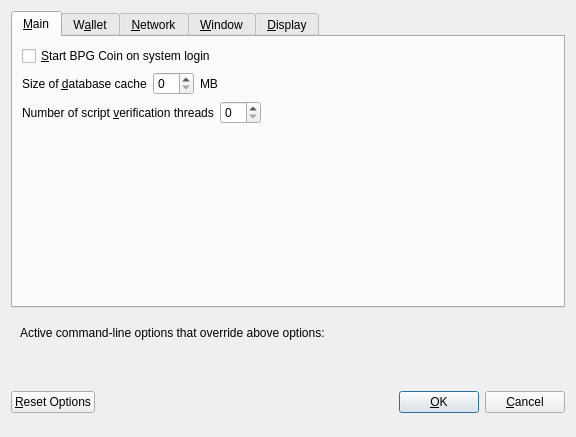
<?xml version="1.0" encoding="UTF-8"?>
<ui version="4.0">
 <class>OptionsDialog</class>
 <widget class="QDialog" name="OptionsDialog">
  <property name="geometry">
   <rect>
    <x>0</x>
    <y>0</y>
    <width>576</width>
    <height>402</height>
   </rect>
  </property>
  <property name="windowTitle">
   <string>Options</string>
  </property>
  <property name="modal">
   <bool>true</bool>
  </property>
  <layout class="QVBoxLayout" name="verticalLayout">
   <item>
    <widget class="QTabWidget" name="tabWidget">
     <property name="currentIndex">
      <number>0</number>
     </property>
     <widget class="QWidget" name="tabMain">
      <attribute name="title">
       <string>&amp;Main</string>
      </attribute>
      <layout class="QVBoxLayout" name="verticalLayout_Main">
       <item>
        <widget class="QCheckBox" name="bitcoinAtStartup">
         <property name="toolTip">
          <string>Automatically start BPG Coin after logging in to the system.</string>
         </property>
         <property name="text">
          <string>&amp;Start BPG Coin on system login</string>
         </property>
        </widget>
       </item>
       <item>
        <layout class="QHBoxLayout" name="horizontalLayout_2_Main">
         <item>
          <widget class="QLabel" name="databaseCacheLabel">
           <property name="text">
            <string>Size of &amp;database cache</string>
           </property>
           <property name="textFormat">
            <enum>Qt::PlainText</enum>
           </property>
           <property name="buddy">
            <cstring>databaseCache</cstring>
           </property>
          </widget>
         </item>
         <item>
          <widget class="QSpinBox" name="databaseCache"/>
         </item>
         <item>
          <widget class="QLabel" name="databaseCacheUnitLabel">
           <property name="text">
            <string>MB</string>
           </property>
           <property name="textFormat">
            <enum>Qt::PlainText</enum>
           </property>
          </widget>
         </item>
         <item>
          <spacer name="horizontalSpacer_2_Main">
           <property name="orientation">
            <enum>Qt::Horizontal</enum>
           </property>
           <property name="sizeHint" stdset="0">
            <size>
             <width>40</width>
             <height>20</height>
            </size>
           </property>
          </spacer>
         </item>
        </layout>
       </item>
       <item>
        <layout class="QHBoxLayout" name="horizontalLayout_3_Main">
         <item>
          <widget class="QLabel" name="threadsScriptVerifLabel">
           <property name="text">
            <string>Number of script &amp;verification threads</string>
           </property>
           <property name="textFormat">
            <enum>Qt::PlainText</enum>
           </property>
           <property name="buddy">
            <cstring>threadsScriptVerif</cstring>
           </property>
          </widget>
         </item>
         <item>
          <widget class="QSpinBox" name="threadsScriptVerif">
           <property name="toolTip">
            <string>(0 = auto, &lt;0 = leave that many cores free)</string>
           </property>
          </widget>
         </item>
         <item>
          <spacer name="horizontalSpacer_3_Main">
           <property name="orientation">
            <enum>Qt::Horizontal</enum>
           </property>
           <property name="sizeHint" stdset="0">
            <size>
             <width>40</width>
             <height>20</height>
            </size>
           </property>
          </spacer>
         </item>
        </layout>
       </item>
       <item>
        <spacer name="verticalSpacer_Main">
         <property name="orientation">
          <enum>Qt::Vertical</enum>
         </property>
         <property name="sizeHint" stdset="0">
          <size>
           <width>20</width>
           <height>40</height>
          </size>
         </property>
        </spacer>
       </item>
      </layout>
     </widget>
     <widget class="QWidget" name="tabWallet">
      <attribute name="title">
       <string>W&amp;allet</string>
      </attribute>
      <layout class="QVBoxLayout" name="verticalLayout_Wallet">
       <item>
        <widget class="QGroupBox" name="groupBox">
         <property name="title">
          <string>Expert</string>
         </property>
         <layout class="QVBoxLayout" name="verticalLayout_2">
          <item>
           <widget class="QCheckBox" name="coinControlFeatures">
            <property name="toolTip">
             <string>Whether to show coin control features or not.</string>
            </property>
            <property name="text">
             <string>Enable coin &amp;control features</string>
            </property>
           </widget>
          </item>
          <item>
           <widget class="QCheckBox" name="showMasternodesTab">
            <property name="toolTip">
             <string>Show additional tab listing all your masternodes in first sub-tab&lt;br/&gt;and all masternodes on the network in second sub-tab.</string>
            </property>
            <property name="text">
             <string>Show Masternodes Tab</string>
            </property>
           </widget>
          </item>
          <item>
           <widget class="QCheckBox" name="showAdvancedPSUI">
            <property name="toolTip">
             <string>Show additional information and buttons for PrivateSend on overview screen.</string>
            </property>
            <property name="text">
             <string>Enable advanced PrivateSend interface</string>
            </property>
           </widget>
          </item>
          <item>
           <widget class="QCheckBox" name="lowKeysWarning">
            <property name="toolTip">
             <string>Show warning dialog when PrivateSend detects that wallet has very low number of keys left.</string>
            </property>
            <property name="text">
             <string>Warn if PrivateSend is running out of keys</string>
            </property>
           </widget>
          </item>
          <item>
           <widget class="QCheckBox" name="privateSendMultiSession">
            <property name="toolTip">
             <string>Whether to use experimental PrivateSend mode with multiple mixing sessions per block.&lt;br/&gt;Note: You must use this feature carefully.&lt;br/&gt;Make sure you always have recent wallet (auto)backup in a safe place!</string>
            </property>
            <property name="text">
             <string>Enable PrivateSend &amp;multi-session</string>
            </property>
           </widget>
          </item>
          <item>
           <widget class="QCheckBox" name="spendZeroConfChange">
            <property name="toolTip">
             <string>If you disable the spending of unconfirmed change, the change from a transaction&lt;br/&gt;cannot be used until that transaction has at least one confirmation.&lt;br/&gt;This also affects how your balance is computed.</string>
            </property>
            <property name="text">
             <string>&amp;Spend unconfirmed change</string>
            </property>
           </widget>
          </item>
         </layout>
        </widget>
       </item>
       <item>
        <layout class="QHBoxLayout" name="horizontalLayout_4_Wallet">
         <item>
          <widget class="QLabel" name="label">
           <property name="toolTip">
            <string>This setting determines the amount of individual masternodes that an input will be anonymized through.&lt;br/&gt;More rounds of anonymization gives a higher degree of privacy, but also costs more in fees.</string>
           </property>
           <property name="text">
            <string>PrivateSend rounds to use</string>
           </property>
          </widget>
         </item>
         <item>
          <widget class="QSpinBox" name="privateSendRounds">
           <property name="minimum">
            <number>2</number>
           </property>
           <property name="maximum">
            <number>8</number>
           </property>
           <property name="value">
            <number>4</number>
           </property>
          </widget>
         </item>
        </layout>
       </item>
       <item>
        <layout class="QHBoxLayout" name="horizontalLayout">
         <item>
          <widget class="QLabel" name="label_2">
           <property name="toolTip">
            <string>This amount acts as a threshold to turn off PrivateSend once it's reached.</string>
           </property>
           <property name="statusTip">
            <string notr="true"/>
           </property>
           <property name="whatsThis">
            <string notr="true"/>
           </property>
           <property name="accessibleName">
            <string notr="true"/>
           </property>
           <property name="accessibleDescription">
            <string notr="true"/>
           </property>
           <property name="text">
            <string>Amount of BPGCoin to keep anonymized</string>
           </property>
          </widget>
         </item>
         <item>
          <widget class="QSpinBox" name="privateSendAmount">
           <property name="minimum">
            <number>2</number>
           </property>
           <property name="maximum">
            <number>2000</number>
           </property>
           <property name="singleStep">
            <number>10</number>
           </property>
           <property name="value">
            <number>1000</number>
           </property>
          </widget>
         </item>
        </layout>
       </item>
       <item>
        <spacer name="verticalSpacer_Wallet">
         <property name="orientation">
          <enum>Qt::Vertical</enum>
         </property>
         <property name="sizeHint" stdset="0">
          <size>
           <width>20</width>
           <height>40</height>
          </size>
         </property>
        </spacer>
       </item>
      </layout>
     </widget>
     <widget class="QWidget" name="tabNetwork">
      <attribute name="title">
       <string>&amp;Network</string>
      </attribute>
      <layout class="QVBoxLayout" name="verticalLayout_Network">
       <item>
        <widget class="QCheckBox" name="mapPortUpnp">
         <property name="toolTip">
          <string>Automatically open the BPG Coin client port on the router. This only works when your router supports UPnP and it is enabled.</string>
         </property>
         <property name="text">
          <string>Map port using &amp;UPnP</string>
         </property>
        </widget>
       </item>
       <item>
        <widget class="QCheckBox" name="allowIncoming">
         <property name="toolTip">
          <string>Accept connections from outside</string>
         </property>
         <property name="text">
          <string>Allow incoming connections</string>
         </property>
        </widget>
       </item>
       <item>
        <widget class="QCheckBox" name="connectSocks">
         <property name="toolTip">
          <string>Connect to the BPGCoin network through a SOCKS5 proxy.</string>
         </property>
         <property name="text">
          <string>&amp;Connect through SOCKS5 proxy (default proxy):</string>
         </property>
        </widget>
       </item>
       <item>
        <layout class="QHBoxLayout" name="horizontalLayout_1_Network">
         <item>
          <widget class="QLabel" name="proxyIpLabel">
           <property name="text">
            <string>Proxy &amp;IP:</string>
           </property>
           <property name="textFormat">
            <enum>Qt::PlainText</enum>
           </property>
           <property name="buddy">
            <cstring>proxyIp</cstring>
           </property>
          </widget>
         </item>
         <item>
          <widget class="QValidatedLineEdit" name="proxyIp">
           <property name="minimumSize">
            <size>
             <width>140</width>
             <height>0</height>
            </size>
           </property>
           <property name="maximumSize">
            <size>
             <width>140</width>
             <height>16777215</height>
            </size>
           </property>
           <property name="toolTip">
            <string>IP address of the proxy (e.g. IPv4: 127.0.0.1 / IPv6: ::1)</string>
           </property>
          </widget>
         </item>
         <item>
          <widget class="QLabel" name="proxyPortLabel">
           <property name="text">
            <string>&amp;Port:</string>
           </property>
           <property name="textFormat">
            <enum>Qt::PlainText</enum>
           </property>
           <property name="buddy">
            <cstring>proxyPort</cstring>
           </property>
          </widget>
         </item>
         <item>
          <widget class="QLineEdit" name="proxyPort">
           <property name="minimumSize">
            <size>
             <width>55</width>
             <height>0</height>
            </size>
           </property>
           <property name="maximumSize">
            <size>
             <width>55</width>
             <height>16777215</height>
            </size>
           </property>
           <property name="toolTip">
            <string>Port of the proxy (e.g. 9050)</string>
           </property>
          </widget>
         </item>
         <item>
          <spacer name="horizontalSpacer_1_Network">
           <property name="orientation">
            <enum>Qt::Horizontal</enum>
           </property>
           <property name="sizeHint" stdset="0">
            <size>
             <width>40</width>
             <height>20</height>
            </size>
           </property>
          </spacer>
         </item>
        </layout>
       </item>
       <item>
        <layout class="QHBoxLayout" name="horizontalLayout_2_Network">
         <item>
          <widget class="QLabel" name="proxyActiveNets">
           <property name="text">
            <string>Used for reaching peers via:</string>
           </property>
           <property name="textFormat">
            <enum>Qt::PlainText</enum>
           </property>
          </widget>
         </item>
         <item>
          <widget class="QCheckBox" name="proxyReachIPv4">
           <property name="enabled">
            <bool>false</bool>
           </property>
           <property name="toolTip">
            <string>Shows, if the supplied default SOCKS5 proxy is used to reach peers via this network type.</string>
           </property>
           <property name="text">
            <string/>
           </property>
          </widget>
         </item>
         <item>
          <widget class="QLabel" name="proxyReachIPv4Label">
           <property name="text">
            <string>IPv4</string>
           </property>
           <property name="textFormat">
            <enum>Qt::PlainText</enum>
           </property>
          </widget>
         </item>
         <item>
          <widget class="QCheckBox" name="proxyReachIPv6">
           <property name="enabled">
            <bool>false</bool>
           </property>
           <property name="toolTip">
            <string>Shows, if the supplied default SOCKS5 proxy is used to reach peers via this network type.</string>
           </property>
           <property name="text">
            <string/>
           </property>
          </widget>
         </item>
         <item>
          <widget class="QLabel" name="proxyReachIPv6Label">
           <property name="text">
            <string>IPv6</string>
           </property>
           <property name="textFormat">
            <enum>Qt::PlainText</enum>
           </property>
          </widget>
         </item>
         <item>
          <widget class="QCheckBox" name="proxyReachTor">
           <property name="enabled">
            <bool>false</bool>
           </property>
           <property name="toolTip">
            <string>Shows, if the supplied default SOCKS5 proxy is used to reach peers via this network type.</string>
           </property>
           <property name="text">
            <string/>
           </property>
          </widget>
         </item>
         <item>
          <widget class="QLabel" name="proxyReachTorLabel">
           <property name="text">
            <string>Tor</string>
           </property>
           <property name="textFormat">
            <enum>Qt::PlainText</enum>
           </property>
          </widget>
         </item>
         <item>
          <spacer name="horizontalSpacer_2_Network">
           <property name="orientation">
            <enum>Qt::Horizontal</enum>
           </property>
           <property name="sizeHint" stdset="0">
            <size>
             <width>40</width>
             <height>20</height>
            </size>
           </property>
          </spacer>
         </item>
        </layout>
       </item>
       <item>
        <widget class="QCheckBox" name="connectSocksTor">
         <property name="toolTip">
          <string>Connect to the BPGCoin network through a separate SOCKS5 proxy for Tor hidden services.</string>
         </property>
         <property name="text">
          <string>Use separate SOCKS5 proxy to reach peers via Tor hidden services:</string>
         </property>
        </widget>
       </item>
       <item>
        <layout class="QHBoxLayout" name="horizontalLayout_3_Network">
         <item>
          <widget class="QLabel" name="proxyIpTorLabel">
           <property name="text">
            <string>Proxy &amp;IP:</string>
           </property>
           <property name="textFormat">
            <enum>Qt::PlainText</enum>
           </property>
           <property name="buddy">
            <cstring>proxyIpTor</cstring>
           </property>
          </widget>
         </item>
         <item>
          <widget class="QValidatedLineEdit" name="proxyIpTor">
           <property name="minimumSize">
            <size>
             <width>140</width>
             <height>0</height>
            </size>
           </property>
           <property name="maximumSize">
            <size>
             <width>140</width>
             <height>16777215</height>
            </size>
           </property>
           <property name="toolTip">
            <string>IP address of the proxy (e.g. IPv4: 127.0.0.1 / IPv6: ::1)</string>
           </property>
          </widget>
         </item>
         <item>
          <widget class="QLabel" name="proxyPortTorLabel">
           <property name="text">
            <string>&amp;Port:</string>
           </property>
           <property name="textFormat">
            <enum>Qt::PlainText</enum>
           </property>
           <property name="buddy">
            <cstring>proxyPortTor</cstring>
           </property>
          </widget>
         </item>
         <item>
          <widget class="QLineEdit" name="proxyPortTor">
           <property name="minimumSize">
            <size>
             <width>55</width>
             <height>0</height>
            </size>
           </property>
           <property name="maximumSize">
            <size>
             <width>55</width>
             <height>16777215</height>
            </size>
           </property>
           <property name="toolTip">
            <string>Port of the proxy (e.g. 9050)</string>
           </property>
          </widget>
         </item>
         <item>
          <spacer name="horizontalSpacer_4_Network">
           <property name="orientation">
            <enum>Qt::Horizontal</enum>
           </property>
           <property name="sizeHint" stdset="0">
            <size>
             <width>40</width>
             <height>20</height>
            </size>
           </property>
          </spacer>
         </item>
        </layout>
       </item>
       <item>
        <spacer name="verticalSpacer_Network">
         <property name="orientation">
          <enum>Qt::Vertical</enum>
         </property>
         <property name="sizeHint" stdset="0">
          <size>
           <width>20</width>
           <height>40</height>
          </size>
         </property>
        </spacer>
       </item>
      </layout>
     </widget>
     <widget class="QWidget" name="tabWindow">
      <attribute name="title">
       <string>&amp;Window</string>
      </attribute>
      <layout class="QVBoxLayout" name="verticalLayout_Window">
       <item>
        <widget class="QCheckBox" name="hideTrayIcon">
         <property name="toolTip">
          <string>&amp;Hide the icon from the system tray.</string>
         </property>
         <property name="text">
          <string>Hide tray icon</string>
         </property>
        </widget>
       </item>
       <item>
        <widget class="QCheckBox" name="minimizeToTray">
         <property name="toolTip">
          <string>Show only a tray icon after minimizing the window.</string>
         </property>
         <property name="text">
          <string>&amp;Minimize to the tray instead of the taskbar</string>
         </property>
        </widget>
       </item>
       <item>
        <widget class="QCheckBox" name="minimizeOnClose">
         <property name="toolTip">
          <string>Minimize instead of exit the application when the window is closed. When this option is enabled, the application will be closed only after selecting Exit in the menu.</string>
         </property>
         <property name="text">
          <string>M&amp;inimize on close</string>
         </property>
        </widget>
       </item>
       <item>
        <spacer name="verticalSpacer_Window">
         <property name="orientation">
          <enum>Qt::Vertical</enum>
         </property>
         <property name="sizeHint" stdset="0">
          <size>
           <width>20</width>
           <height>40</height>
          </size>
         </property>
        </spacer>
       </item>
      </layout>
     </widget>
     <widget class="QWidget" name="tabDisplay">
      <attribute name="title">
       <string>&amp;Display</string>
      </attribute>
      <layout class="QVBoxLayout" name="verticalLayout_Display">
       <item>
        <layout class="QHBoxLayout" name="horizontalLayout_1_Display">
         <item>
          <widget class="QLabel" name="langLabel">
           <property name="text">
            <string>User Interface &amp;language:</string>
           </property>
           <property name="textFormat">
            <enum>Qt::PlainText</enum>
           </property>
           <property name="buddy">
            <cstring>lang</cstring>
           </property>
          </widget>
         </item>
         <item>
          <widget class="QValueComboBox" name="lang">
           <property name="toolTip">
            <string>The user interface language can be set here. This setting will take effect after restarting BPG Coin.</string>
           </property>
          </widget>
         </item>
        </layout>
       </item>
       <item>
        <widget class="QLabel" name="label_3">
         <property name="toolTip">
          <string notr="true"/>
         </property>
         <property name="statusTip">
          <string notr="true"/>
         </property>
         <property name="whatsThis">
          <string notr="true"/>
         </property>
         <property name="accessibleName">
          <string notr="true"/>
         </property>
         <property name="text">
          <string>Language missing or translation incomplete? Help contributing translations here:
https://www.transifex.com/projects/p/bpgcoin/</string>
         </property>
         <property name="wordWrap">
          <bool>true</bool>
         </property>
         <property name="openExternalLinks">
          <bool>true</bool>
         </property>
         <property name="textInteractionFlags">
          <set>Qt::TextBrowserInteraction</set>
         </property>
        </widget>
       </item>
       <item>
        <layout class="QHBoxLayout" name="horizontalLayout_4_Display" stretch="0,0">
         <item>
          <widget class="QLabel" name="themeLabel">
           <property name="text">
            <string>User Interface Theme:</string>
           </property>
          </widget>
         </item>
         <item>
          <widget class="QValueComboBox" name="theme"/>
         </item>
        </layout>
       </item>
       <item>
        <widget class="Line" name="line">
         <property name="orientation">
          <enum>Qt::Horizontal</enum>
         </property>
        </widget>
       </item>
       <item>
        <layout class="QHBoxLayout" name="horizontalLayout_2_Display">
         <item>
          <widget class="QLabel" name="unitLabel">
           <property name="text">
            <string>&amp;Unit to show amounts in:</string>
           </property>
           <property name="textFormat">
            <enum>Qt::PlainText</enum>
           </property>
           <property name="buddy">
            <cstring>unit</cstring>
           </property>
          </widget>
         </item>
         <item>
          <widget class="QValueComboBox" name="unit">
           <property name="toolTip">
            <string>Choose the default subdivision unit to show in the interface and when sending coins.</string>
           </property>
          </widget>
         </item>
        </layout>
       </item>
       <item>
        <layout class="QHBoxLayout" name="horizontalLayout_5_Display">
         <item>
          <widget class="QLabel" name="digitsLabel">
           <property name="text">
            <string>Decimal digits</string>
           </property>
          </widget>
         </item>
         <item>
          <widget class="QValueComboBox" name="digits"/>
         </item>
        </layout>
       </item>
       <item>
        <layout class="QHBoxLayout" name="horizontalLayout_3_Display">
         <item>
          <widget class="QLabel" name="thirdPartyTxUrlsLabel">
           <property name="toolTip">
            <string>Third party URLs (e.g. a block explorer) that appear in the transactions tab as context menu items.&lt;br/&gt;%s in the URL is replaced by transaction hash. Multiple URLs are separated by vertical bar |.</string>
           </property>
           <property name="text">
            <string>Third party transaction URLs</string>
           </property>
           <property name="buddy">
            <cstring>thirdPartyTxUrls</cstring>
           </property>
          </widget>
         </item>
         <item>
          <widget class="QLineEdit" name="thirdPartyTxUrls">
           <property name="toolTip">
            <string>Third party URLs (e.g. a block explorer) that appear in the transactions tab as context menu items.&lt;br/&gt;%s in the URL is replaced by transaction hash. Multiple URLs are separated by vertical bar |.</string>
           </property>
          </widget>
         </item>
        </layout>
       </item>
       <item>
        <spacer name="verticalSpacer">
         <property name="orientation">
          <enum>Qt::Vertical</enum>
         </property>
         <property name="sizeHint" stdset="0">
          <size>
           <width>20</width>
           <height>40</height>
          </size>
         </property>
        </spacer>
       </item>
      </layout>
     </widget>
    </widget>
   </item>
   <item>
    <widget class="QFrame" name="frame">
     <layout class="QVBoxLayout" name="verticalLayout_Bottom">
      <item>
       <layout class="QHBoxLayout" name="horizontalLayout_Bottom">
        <item>
         <widget class="QLabel" name="overriddenByCommandLineInfoLabel">
          <property name="text">
           <string>Active command-line options that override above options:</string>
          </property>
          <property name="textFormat">
           <enum>Qt::PlainText</enum>
          </property>
         </widget>
        </item>
        <item>
         <spacer name="horizontalSpacer_Bottom">
          <property name="orientation">
           <enum>Qt::Horizontal</enum>
          </property>
          <property name="sizeHint" stdset="0">
           <size>
            <width>40</width>
            <height>20</height>
           </size>
          </property>
         </spacer>
        </item>
       </layout>
      </item>
      <item>
       <widget class="QLabel" name="overriddenByCommandLineLabel">
        <property name="text">
         <string/>
        </property>
        <property name="textFormat">
         <enum>Qt::PlainText</enum>
        </property>
        <property name="wordWrap">
         <bool>true</bool>
        </property>
       </widget>
      </item>
     </layout>
    </widget>
   </item>
   <item>
    <layout class="QHBoxLayout" name="horizontalLayout_Buttons">
     <item>
      <widget class="QPushButton" name="resetButton">
       <property name="toolTip">
        <string>Reset all client options to default.</string>
       </property>
       <property name="text">
        <string>&amp;Reset Options</string>
       </property>
       <property name="autoDefault">
        <bool>false</bool>
       </property>
      </widget>
     </item>
     <item>
      <spacer name="horizontalSpacer_1">
       <property name="orientation">
        <enum>Qt::Horizontal</enum>
       </property>
       <property name="sizeHint" stdset="0">
        <size>
         <width>40</width>
         <height>48</height>
        </size>
       </property>
      </spacer>
     </item>
     <item>
      <widget class="QLabel" name="statusLabel">
       <property name="minimumSize">
        <size>
         <width>200</width>
         <height>0</height>
        </size>
       </property>
       <property name="font">
        <font>
         <weight>75</weight>
         <bold>true</bold>
        </font>
       </property>
       <property name="text">
        <string/>
       </property>
       <property name="textFormat">
        <enum>Qt::PlainText</enum>
       </property>
       <property name="wordWrap">
        <bool>true</bool>
       </property>
      </widget>
     </item>
     <item>
      <spacer name="horizontalSpacer_2">
       <property name="orientation">
        <enum>Qt::Horizontal</enum>
       </property>
       <property name="sizeHint" stdset="0">
        <size>
         <width>40</width>
         <height>48</height>
        </size>
       </property>
      </spacer>
     </item>
     <item>
      <widget class="QPushButton" name="okButton">
       <property name="text">
        <string>&amp;OK</string>
       </property>
       <property name="autoDefault">
        <bool>false</bool>
       </property>
       <property name="default">
        <bool>true</bool>
       </property>
      </widget>
     </item>
     <item>
      <widget class="QPushButton" name="cancelButton">
       <property name="text">
        <string>&amp;Cancel</string>
       </property>
       <property name="autoDefault">
        <bool>false</bool>
       </property>
      </widget>
     </item>
    </layout>
   </item>
  </layout>
 </widget>
 <customwidgets>
  <customwidget>
   <class>QValidatedLineEdit</class>
   <extends>QLineEdit</extends>
   <header>qvalidatedlineedit.h</header>
  </customwidget>
  <customwidget>
   <class>QValueComboBox</class>
   <extends>QComboBox</extends>
   <header>qvaluecombobox.h</header>
  </customwidget>
 </customwidgets>
 <resources/>
 <connections/>
</ui>
